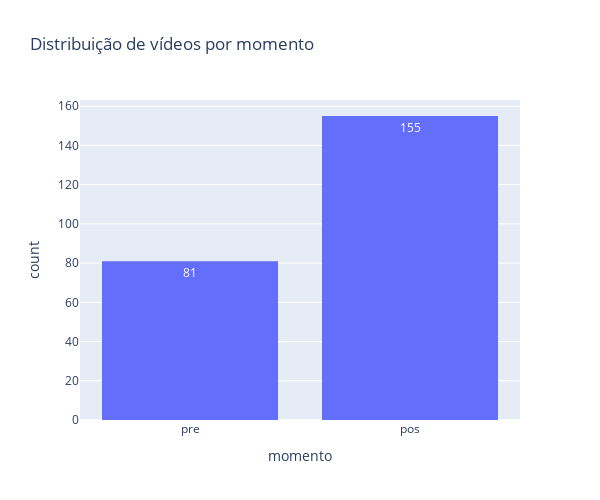

Notebook cell for this chart:
### Code cell
fig = px.histogram(
    patients_df,
    x='momento',
    title='Distribuição de vídeos por momento',
    text_auto=True,
    category_orders={'momento': ['pre', 'pos']}
)

fig.update_layout(
    bargap=0.2,
    width=600,
    height=500
)

### Figure 1 — Plotly figure (JSON) as saved in the notebook; plotly's stock layout.template omitted (floating-point values rounded to 4 significant figures; data arrays with more than 128 entries replaced by an {"elided": "..."} marker saying what was removed)
{"data": [{"alignmentgroup": "True", "bingroup": "x", "hovertemplate": "momento=%{x}<br>count=%{y}<extra></extra>", "legendgroup": "", "marker": {"color": "#636efa", "pattern": {"shape": ""}}, "name": "", "offsetgroup": "", "orientation": "v", "showlegend": false, "texttemplate": "%{value}", "type": "histogram", "x": {"elided": "236 str values"}, "xaxis": "x", "yaxis": "y"}], "layout": {"bargap": 0.2, "barmode": "relative", "height": 500, "legend": {"tracegroupgap": 0}, "title": {"text": "Distribuição de vídeos por momento"}, "width": 600, "xaxis": {"anchor": "y", "categoryarray": ["pre", "pos"], "categoryorder": "array", "domain": [0, 1], "title": {"text": "momento"}}, "yaxis": {"anchor": "x", "domain": [0, 1], "title": {"text": "count"}}}}
